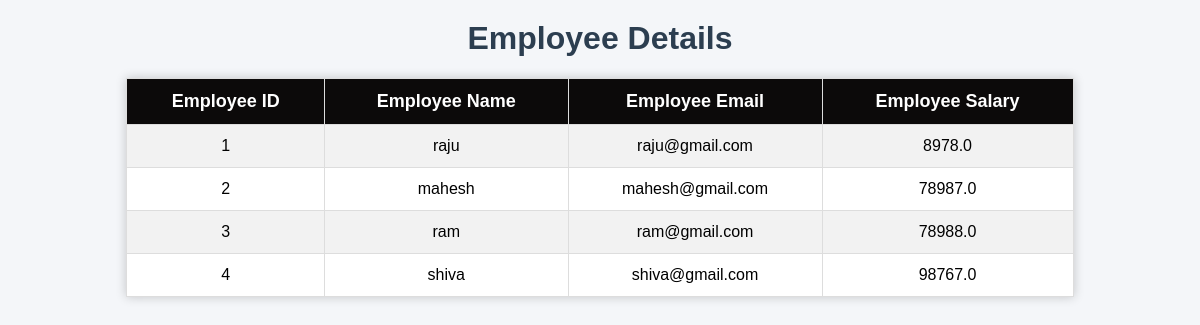
The page / on the database its author committed.
### myapp1/models.py (models this page shows)
class employee(models.Model):
    Employee_name = models.CharField(max_length=50)
    Employee_id = models.IntegerField(unique=True,auto_created=True)
    Employee_email = models.EmailField(unique=True)
    Employee_salary = models.FloatField()

### myapp1/views.py (the view)
# urls.py: path('', views.employee_details, name='employee_details'),
def employee_details(request):
    data = employee.objects.all()
    context = {'data': data}
    return render(request, 'ap1_template/home.html', context)

### Templates/ap1_template/home.html (shortened to what this page needs)
<!DOCTYPE html>
<html lang="en">
<head>
</head>
<body>
    <center>
        <h1>Employee Details</h1>
    </center>
    <table>
        <tr>
            <th>Employee ID</th>
            <th>Employee Name</th>
            <th>Employee Email</th>
            <th>Employee Salary</th>
        </tr>
        {% for x in data %}
        <tr>
            <td>{{ x.Employee_id }}</td>
            <td>{{ x.Employee_name }}</td>
            <td>{{ x.Employee_email }}</td>
            <td>{{ x.Employee_salary }}</td>
        </tr>
        {% endfor %}
    </table>
</body>
</html>

### Templates/ap1_template/home.html (style rules this page uses)
body { font-family: Arial, sans-serif; background-color: #f4f6f9; }
h1 { color: #2c3e50; margin-top: 20px; }
table { width: 80%; margin: 20px auto; border-collapse: collapse; box-shadow: 0px 0px 10px rgba(0,0,0,0.2); background-color: white; }
th, td { border: 1px solid #ddd; padding: 12px; text-align: center; }
th { background-color: #0c0a0a; color: white; font-size: 18px; }
tr:nth-child(even) { background-color: #f2f2f2; }

### rows shown on the page
employee: Employee_id "1", Employee_name "raju", Employee_email "raju@gmail.com", Employee_salary "8978.0"
employee: Employee_id "2", Employee_name "mahesh", Employee_email "mahesh@gmail.com", Employee_salary "78987.0"
employee: Employee_id "3", Employee_name "ram", Employee_email "ram@gmail.com", Employee_salary "78988.0"
employee: Employee_id "4", Employee_name "shiva", Employee_email "shiva@gmail.com", Employee_salary "98767.0"
